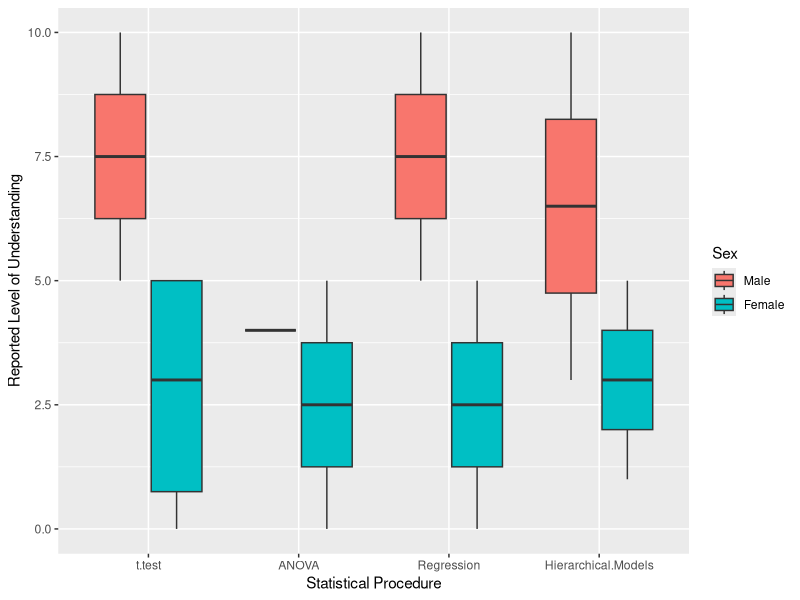
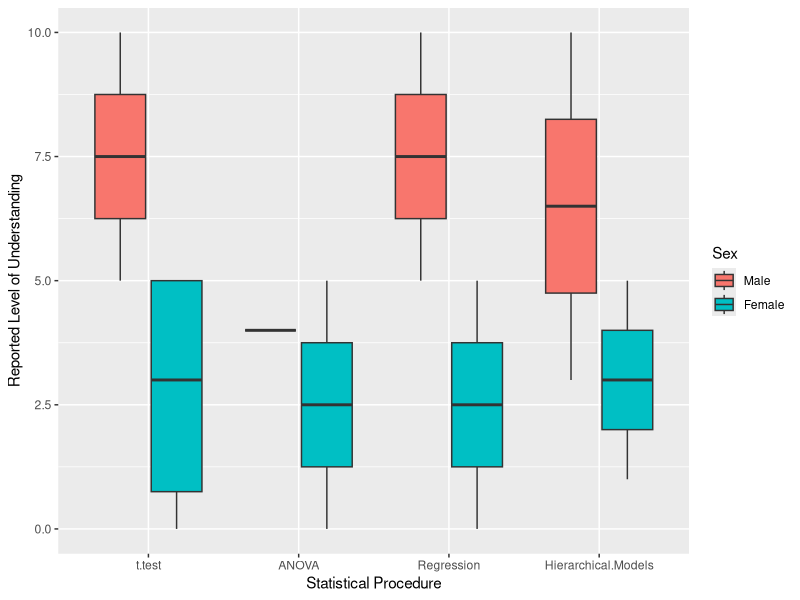

The R source for these figures, in order: (Note: this script raises an error after producing the figures.)
#plot for knowledge
df <- read.csv("./Project1/Statistics_Knowledge_Among_Epi_Students.csv", skip=1)
df <- df[, c("ResponseID", "Please.provide.your.sex", "t.test", "ANOVA", "Regression", "Hierarchical.Models")]
names(df) <- c("id", "sex", "t.test", "ANOVA", "Regression", "Hierarchical.Models")

library(reshape2)
dfl <- melt(df, id=c("id", "sex"))
library(ggplot2)
ggplot(dfl, aes(x=variable, y=value)) + geom_boxplot(aes(fill=factor(sex))) + ylab("Reported Level of Understanding") + xlab("Statistical Procedure") + scale_fill_discrete("Sex", labels=c("Male", "Female"))
ggsave("./Project1/UnderstandbySex.png", width=6, height=6)

library(dplyr)
sdf <- summarize(group_by(dfl, variable), pval= t.test(sex))
t1 <- t.test(df[df$sex==1, ]$t.test, df[df$sex==2, ]$t.test)
summary(t1)
